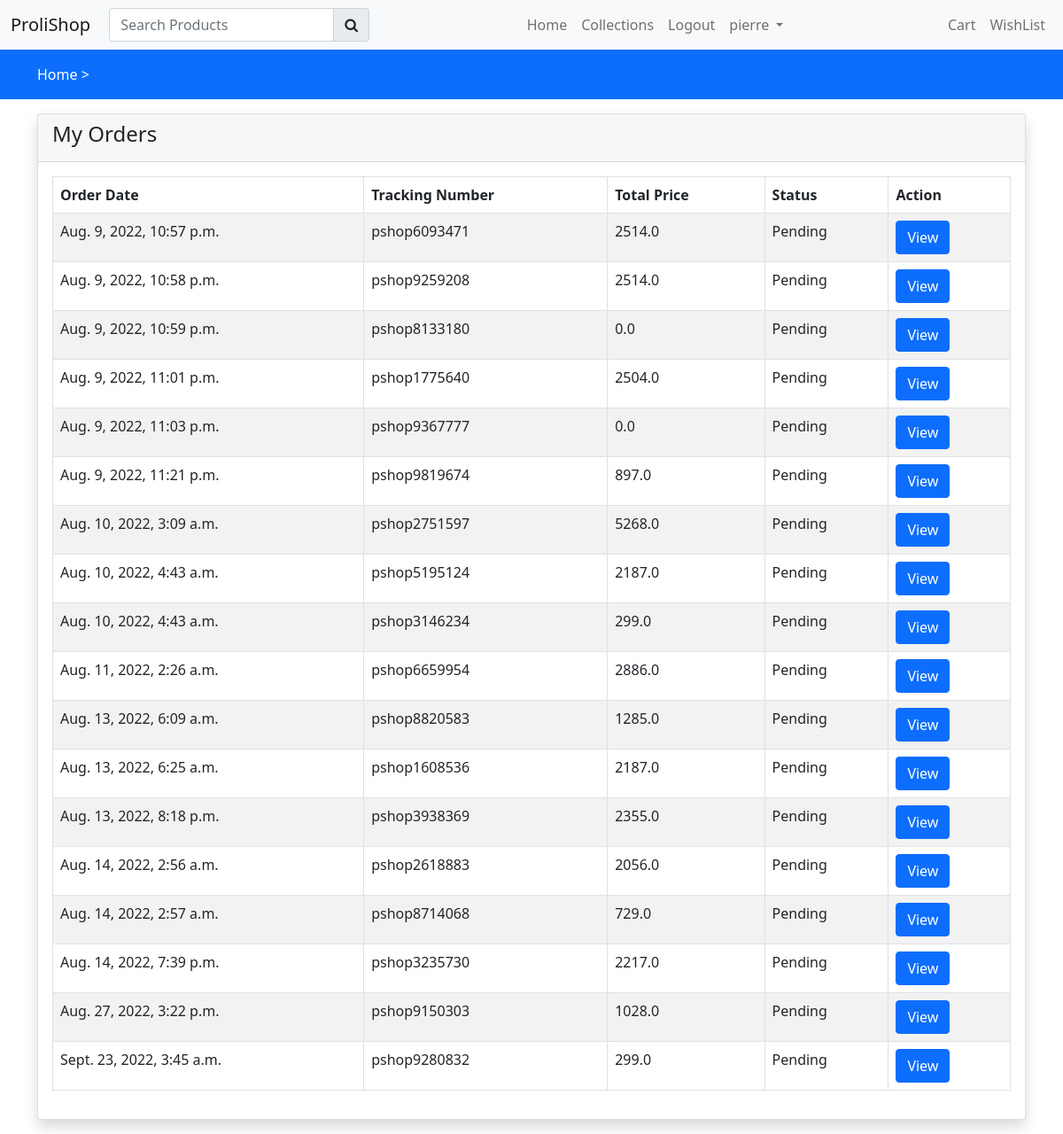
Page /shopping/myorders (signed in) on the committed database.
### ecom/models.py (models this page shows, shortened)
class Order(models.Model):
    user = models.ForeignKey(User, on_delete=models.CASCADE)
    fname = models.CharField(max_length=150, null=False)
    lname = models.CharField(max_length=150, null=False)
    email = models.CharField(max_length=150, null=False)
    phone = models.CharField(max_length=150, null=False)
    address = models.TextField(null=False)
    city = models.CharField(max_length=150, null=False)
    state = models.CharField(max_length=150, null=False)
    country = models.CharField(max_length=150, null=False)
    pincode = models.CharField(max_length=150, null=False)
    total_price = models.FloatField(null=False)
    payment_mode = models.CharField(max_length=150, null=False)
    payment_id = models.CharField(max_length=250, null=True)
    orderstatuses = (
        ('Pending', 'Pending'),
        ('Out for Shipping', 'Out for Shipping'),
        ('Completed', 'Completed'),
    )
    status = models.CharField(max_length=150, choices=orderstatuses, default='Pending')
    message = models.TextField(null=True)
    tracking_no = models.CharField(max_length=150, null=True)
    created_at = models.DateTimeField(auto_now_add=True)
    updated_at = models.DateTimeField(auto_now=True)

### ecom/views.py (the view)
# urls.py: path('myorders', views.myorders, name="myorders"),
def myorders(request):
    orders = Order.objects.filter(user=request.user)
    return render(request, "ecom/orders.html", {
        "orders":orders
    })

### ecom/templates/ecom/orders.html
{% extends "ecom/layout.html" %}
{% load static %}
{% block body %}
<div class="container my-3">
    <div class="row">
        <div class="col-sm-12">
            <div class="card shadow">
                <div class="card-header">
                    <h4>My Orders</h4>
                </div>
                <div class="card-body">
                    <table class="table table-bordered table-striped">
                        <thead>
                            <tr>
                                <th>Order Date</th>
                                <th>Tracking Number</th>
                                <th>Total Price</th>
                                <th>Status</th>
                                <th>Action</th>
                            </tr>
                        </thead>
                        <tbody>
                            {% for order in orders %}
                            <tr>
                                <td>{{ order.created_at }}</td>
                                <td>{{ order.tracking_no }}</td>
                                <td>{{ order.total_price }}</td>
                                <td>{{ order.status }}</td>
                                <td>
                                    <a class="btn btn-primary" href="{% url 'ecom:orderview' order.tracking_no %}">View</a>
                                </td>
                            </tr>
                            {% endfor %}
                        </tbody>
                    </table>
                </div>
            </div>
        </div>
    </div>
</div>
{% endblock %}

### ecom/templates/ecom/layout.html (shortened to what this page needs)
{% load static %}
<!DOCTYPE html>
<html lang="en">
<head>
    <link href="https://cdn.jsdelivr.net/npm/bootstrap@5.0.2/dist/css/bootstrap.min.css" rel="stylesheet">
    <link rel="stylesheet" href="{% static 'ecom/style.css' %}">
    <link rel="stylesheet" href="https://cdnjs.cloudflare.com/ajax/libs/font-awesome/4.7.0/css/font-awesome.min.css">
    <link rel="stylesheet" href="{% static 'ecom/css/owl.carousel.min.css' %}">
    <link rel="stylesheet" href="{% static 'ecom/css/owl.theme.default.min.css' %}">
    <link rel="stylesheet" href="//code.jquery.com/ui/1.13.2/themes/base/jquery-ui.css">
    <link rel="stylesheet" href="//cdn.jsdelivr.net/npm/alertifyjs@1.13.1/build/css/alertify.min.css"/>
    <link rel="stylesheet" href="//cdn.jsdelivr.net/npm/alertifyjs@1.13.1/build/css/themes/default.min.css"/>
</head>
<body>
    <nav class="navbar navbar-expand-sm navbar-light bg-light">
        <div class="container-fluid">
            <a href="#" class="navbar-brand">ProliShop</a>
                <div class="search-bar">
                    <form action="{% url 'ecom:searchproduct' %}" method="post">
                    <div class="input-group">
                        <input type="search" required name="searchedstring" id="searchproduct" class="form-control" placeholder="Search Products">
                        <button type="submit" class="input-group-text"><i class="fa fa-search"></i></button>
                      </div>
                    </form>
                </div>
            <div id="navbarCollapse" class="collapse navbar-collapse">
                <ul class="nav navbar-nav ms-auto">
                    <li class="nav-item">
                        <a href="{% url 'ecom:index' %}" class="nav-link {% if request.resolver_match.url_name == 'index' %} active {% endif %}">Home</a>
                    </li>
                    <li class="nav-item">
                        <a href="{% url 'ecom:collections' %}" class="nav-link {% if request.resolver_match.url_name == 'collections' %} active {% endif %}">Collections</a>
                    </li>
                    {% if request.user.is_authenticated %}
                    <li class="nav-item">
                        <a href="{% url 'ecom:logoutpage' %}" class="nav-link {% if request.resolver_match.url_name == 'logoutpage' %} active {% endif %}">Logout</a>
                    </li>
                    {% endif %}
                    <li class="nav-item dropdown">
                        <a href="#" class="nav-link dropdown-toggle" data-bs-toggle="dropdown">
                            {% if request.user.is_authenticated %}
                            {{request.user}}
                            {% else %}
                            Guest
                            {% endif %}
                         </a>
                    </li>
                </ul>
                <ul class="nav navbar-nav ms-auto">
                    <li class="nav-item">
                        <a href="{% url 'ecom:viewcart' %}" class="nav-link {% if request.resolver_match.url_name == 'viewcart' %} active {% endif %}">Cart</a>
                    </li>
                    <li class="nav-item">
                        <a href="{% url 'ecom:wishlist' %}" class="nav-link {% if request.resolver_match.url_name == 'wishlist' %} active {% endif %}">WishList</a>
                    </li>
                </ul>
            </div>
        </div>
    </nav>
    <div class="py-3 bg-primary">
        <div class="container path">
            <a class="text-white" href="{% url 'ecom:index' %}"> Home > </a>
        </div>
    </div>
    {% block body %}
    {% endblock %}
</body>
</html>

### ecom/static/ecom/style.css (style rules this page uses)
a { text-decoration: none; color: #000; }
.path a { text-decoration: none; }
.search-bar { width: 25%; margin-left: 5px; }

### rows in the picture
Order: created_at "Aug. 9, 2022, 10:57 p.m.", tracking_no "pshop6093471", total_price "2514.0", status "Pending"
Order: created_at "Aug. 9, 2022, 10:58 p.m.", tracking_no "pshop9259208", total_price "2514.0", status "Pending"
Order: created_at "Aug. 9, 2022, 10:59 p.m.", tracking_no "pshop8133180", total_price "0.0", status "Pending"
Order: created_at "Aug. 9, 2022, 11:01 p.m.", tracking_no "pshop1775640", total_price "2504.0", status "Pending"
Order: created_at "Aug. 9, 2022, 11:03 p.m.", tracking_no "pshop9367777", total_price "0.0", status "Pending"
Order: created_at "Aug. 9, 2022, 11:21 p.m.", tracking_no "pshop9819674", total_price "897.0", status "Pending"
Order: created_at "Aug. 10, 2022, 3:09 a.m.", tracking_no "pshop2751597", total_price "5268.0", status "Pending"
Order: created_at "Aug. 10, 2022, 4:43 a.m.", tracking_no "pshop5195124", total_price "2187.0", status "Pending"
Order: created_at "Aug. 10, 2022, 4:43 a.m.", tracking_no "pshop3146234", total_price "299.0", status "Pending"
Order: created_at "Aug. 11, 2022, 2:26 a.m.", tracking_no "pshop6659954", total_price "2886.0", status "Pending"
Order: created_at "Aug. 13, 2022, 6:09 a.m.", tracking_no "pshop8820583", total_price "1285.0", status "Pending"
Order: created_at "Aug. 13, 2022, 6:25 a.m.", tracking_no "pshop1608536", total_price "2187.0", status "Pending"
Order: created_at "Aug. 13, 2022, 8:18 p.m.", tracking_no "pshop3938369", total_price "2355.0", status "Pending"
Order: created_at "Aug. 14, 2022, 2:56 a.m.", tracking_no "pshop2618883", total_price "2056.0", status "Pending"
Order: created_at "Aug. 14, 2022, 2:57 a.m.", tracking_no "pshop8714068", total_price "729.0", status "Pending"
Order: created_at "Aug. 14, 2022, 7:39 p.m.", tracking_no "pshop3235730", total_price "2217.0", status "Pending"
Order: created_at "Aug. 27, 2022, 3:22 p.m.", tracking_no "pshop9150303", total_price "1028.0", status "Pending"
Order: created_at "Sept. 23, 2022, 3:45 a.m.", tracking_no "pshop9280832", total_price "299.0", status "Pending"

### other values in the picture
{{ request.user }} "pierre"
